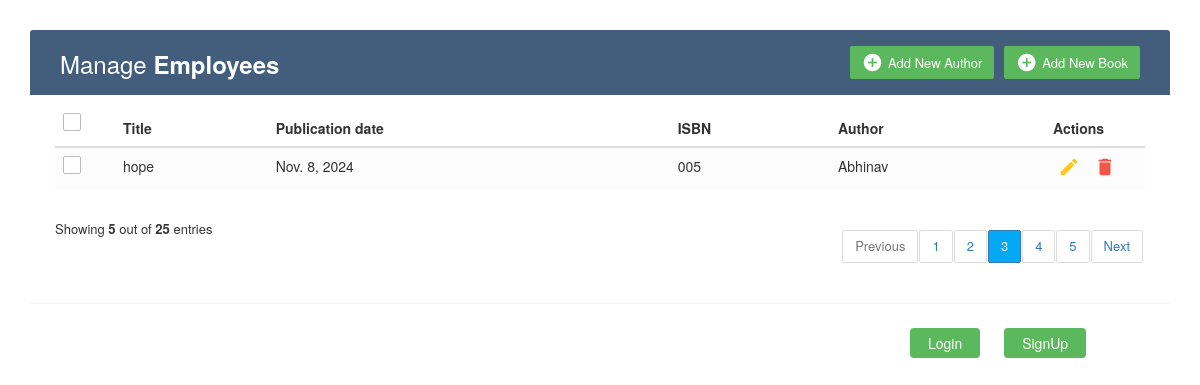
Before: / with the older database file.
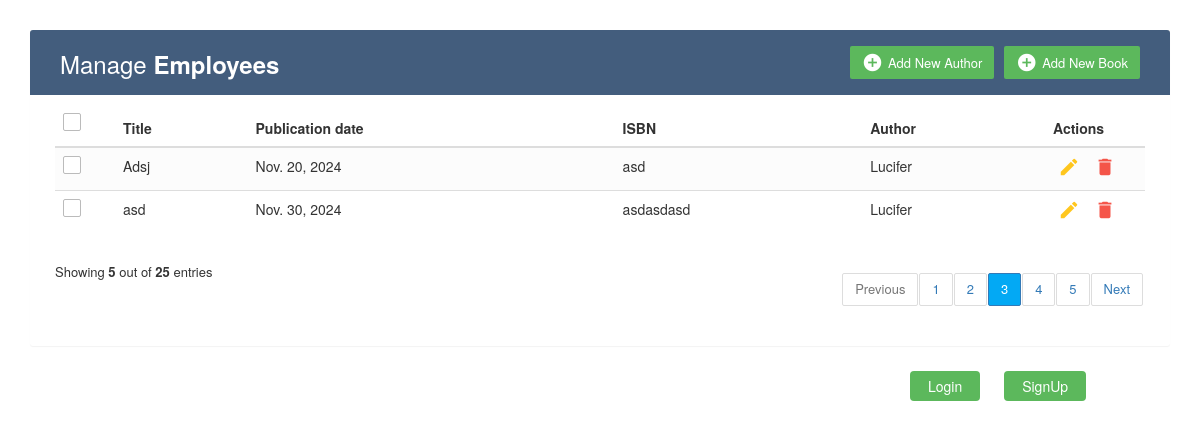
After: the same page with the newer database file.
### home/models.py (models this page shows, shortened)
class Book(models.Model):
    title = models.CharField(max_length=255)
    publication_date = models.DateField()
    isbn = models.CharField(max_length=13, unique=True)
    author = models.ForeignKey(Author, on_delete=models.CASCADE)

class Author(models.Model):
    name = models.CharField(max_length=255)
    email = models.EmailField(unique=True)
    def __str__(self):
        return self.name

### home/views.py (the view)
# urls.py: path("",views.index,name='home'),
def index(request):
    bk=Book.objects.all()
    author = Author.objects.all()
    context={
        'bk':bk,
        'author':author
    }
    return render(request,'index.html',context)

### template/index.html (shortened to what this page needs)
<!DOCTYPE html>
<html lang="en">
<head>
	<link rel="stylesheet" href="/static/css/style.css">
	<link rel="stylesheet" href="https://maxcdn.bootstrapcdn.com/font-awesome/4.7.0/css/font-awesome.min.css">
	<link rel="stylesheet" href="https://maxcdn.bootstrapcdn.com/bootstrap/3.3.7/css/bootstrap.min.css">
<body>
	<div class="container">
		<div class="table-wrapper">
			<div class="table-title">
				<div class="row">
					<div class="col-sm-6">
						<h2>Manage <b>Employees</b></h2>
					</div>
					<div class="col-sm-6">
						<a href="#addbooks" class="btn btn-success" data-toggle="modal"><i
								class="material-icons">&#xE147;</i> <span>Add New Book</span></a>
						<a href="#addauthor" class="btn btn-success" data-toggle="modal"><i
								class="material-icons">&#xE147;</i> <span>Add New Author</span></a>
					</div>
				</div>
			</div>
			<table class="table table-striped table-hover">
				<thead>
					<tr>
						<th>
							<span class="custom-checkbox">
								<label for="selectAll"></label>
							</span>
						</th>
						<th>Title</th>
						<th>Publication date</th>
						<th>ISBN</th>
						<th>Author</th>
						<th>Actions</th>
					</tr>
				</thead>
				<tbody>
					{% for i in bk %}
					<tr>
						<td>
							<span class="custom-checkbox">
								<label for="checkbox1"></label>
							</span>
						</td>
						<td>{{i.title}}</td>
						<td>{{i.publication_date}}</td>
						<td>{{i.isbn}}</td>
						<td>{{i.author}}</td>
						<td>
							<a href="#editEmployeeModal-{{forloop.counter}}" class="edit" data-toggle="modal"><i
									class="material-icons" data-toggle="tooltip" title="Edit">&#xE254;</i></a>
							<a href="#deleteEmployeeModal" class="delete" data-toggle="modal"><i class="material-icons"
									data-toggle="tooltip" title="Delete">&#xE872;</i></a>
						</td>
					</tr>
					{% endfor %}
				</tbody>
			</table>
			<div class="clearfix">
				<div class="hint-text">Showing <b>5</b> out of <b>25</b> entries</div>
				<ul class="pagination">
					<li class="page-item disabled"><a href="#">Previous</a></li>
					<li class="page-item"><a href="#" class="page-link">1</a></li>
					<li class="page-item"><a href="#" class="page-link">2</a></li>
					<li class="page-item active"><a href="#" class="page-link">3</a></li>
					<li class="page-item"><a href="#" class="page-link">4</a></li>
					<li class="page-item"><a href="#" class="page-link">5</a></li>
					<li class="page-item"><a href="#" class="page-link">Next</a></li>
				</ul>
			</div>
		</div>
	</div>
	<span class="MYBtu">
		<a href="/page_login" class="login" >Login</a>
		<a href="/signup" class="login">SignUp</a>
	</span>
</body>
</html>

### static/css/style.css (style rules this page uses)
body { color: #566787; background: #f5f5f5; font-family: 'Varela Round', sans-serif; font-size: 13px; }
.table-wrapper { background: #fff; padding: 20px 25px; margin: 30px 0; border-radius: 3px; box-shadow: 0 1px 1px rgba(0,0,0,.05); }
.table-title { padding-bottom: 15px; background: #435d7d; color: #fff; padding: 16px 30px; margin: -20px -25px 10px; border-radius: 3px 3px 0 0; }
.table-title h2 { margin: 5px 0 0; font-size: 24px; }
.table-title .btn { color: #fff; float: right; font-size: 13px; border: none; min-width: 50px; border-radius: 2px; border: none; outline: none !important; margin-left: 10px; }
.table-title .btn i { float: left; font-size: 21px; margin-right: 5px; }
.table-title .btn span { float: left; margin-top: 2px; }
table.table tr th, table.table tr td { border-color: #e9e9e9; padding: 12px 15px; vertical-align: middle; }
table.table tr th:first-child { width: 60px; }
table.table tr th:last-child { width: 100px; }
table.table-striped tbody tr:nth-of-type(odd) { background-color: #fcfcfc; }
table.table td:last-child i { opacity: 0.9; font-size: 22px; margin: 0 5px; }
table.table td a { font-weight: bold; color: #566787; display: inline-block; text-decoration: none; outline: none !important; }
table.table td a.edit { color: #FFC107; }
table.table td a.delete { color: #F44336; }
table.table td i { font-size: 19px; }
.pagination { float: right; margin: 0 0 5px; }
.pagination li a { border: none; font-size: 13px; min-width: 30px; min-height: 30px; color: #999; margin: 0 2px; line-height: 30px; border-radius: 2px !important; text-align: center; padding: 0 6px; }
.pagination li.active a, .pagination li.active a.page-link { background: #03A9F4; }
.hint-text { float: left; margin-top: 10px; font-size: 13px; }
.custom-checkbox { position: relative; }
.custom-checkbox label:before { width: 18px; height: 18px; }
.custom-checkbox label:before { content: ''; margin-right: 10px; display: inline-block; vertical-align: text-top; background: white; border: 1px solid #bbb; border-radius: 2px; box-sizing: border-box; z-index: 2; }
.MYBtu { margin-left: 75vw; scale: 1.1; }
.login { color: white; background-color: #5cb85c; border-radius: 4px; outline: none; border: 0px; padding: 5px 18px 5px 18px; margin: 10px; }

Changed rows visible on the page:
removed Book: title "hope", publication_date "Nov. 8, 2024", isbn "005", author "Abhinav"
added Book: title "Adsj", publication_date "Nov. 20, 2024", isbn "asd", author "Lucifer"
added Book: title "asd", publication_date "Nov. 30, 2024", isbn "asdasdasd", author "Lucifer"
